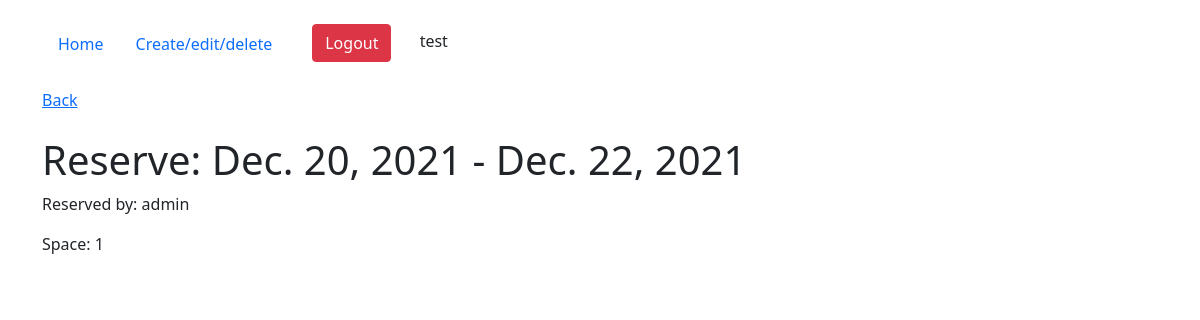
Page /detail/12 (signed in) on the committed database.
### parking_spaces/models.py (models this page shows, shortened)
class Reservation(models.Model):
    class Meta:
        verbose_name = 'Reservation'
        verbose_name_plural = 'Reservations'
    start_date = models.DateField()
    end_date = models.DateField()
    parking_space = models.ForeignKey(ParkingSpace, on_delete=models.PROTECT)
    client = models.ForeignKey(User, on_delete=models.CASCADE)

class ParkingSpace(models.Model):
    class Meta:
        verbose_name = 'Space'
        verbose_name_plural = 'Spaces'

### parking_spaces/views.py (the view)
# urls.py: path('detail/<int:pk>', HomeDetailView.as_view(), name='detail_page'),
class HomeDetailView(LoginRequiredMixin, DetailView):
    model = Reservation
    template_name = 'detail.html'
    context_object_name = 'get_reservation'

### parking_spaces/templates/detail.html
{% extends 'index.html' %}
    {% block content %}
        <p class="text-right mt-4"><a class="text-right" href="/">Back</a></p>
        <h1 class="mt-4">Reserve: {{get_reservation.start_date}} - {{get_reservation.end_date}}</h1>
        <p>Reserved by: {{get_reservation.client.username}}</p>
        <p>Space: {{get_reservation.parking_space.id}}</p>
    {% endblock %}

### parking_spaces/templates/index.html (shortened to what this page needs)
<!doctype html>
<html lang="en">
  <head>
    <link href="https://cdn.jsdelivr.net/npm/bootstrap@5.1.3/dist/css/bootstrap.min.css" rel="stylesheet">
  </head>
  <body>
    <div class="container mt-4">
        <ul class="nav nav-pills">
          <li class="nav-item">
              {% url 'home' as url_home %}
            <a class="nav-link {% if url_home == request.path %} active {% endif %}" href="{{url_home}}">Home</a>
          </li>
            {% if perms.parking_spaces.add_reservation%}
          <li class="nav-item">
              {% url 'edit_page' as url_edit %}
            <a class="nav-link {% if url_edit == request.path %} active {% endif %}" href="{{url_edit}}">Create/edit/delete</a>
          </li>
            {% endif %}
            {% if request.user.is_authenticated %}
             <li class="nav-item">
              {% url 'log_out_page' as url_log_out %}
              <button onclick="window.location.href = '{{url_log_out}}'" type = "button" class="btn btn-danger mx-4">Logout</button>
            {% endif %}
            {{request.user}}
        </ul>
    {% block content %}{% endblock %}
    </div>
  </body>
</html>

### rows in the picture
Reservation: start_date "Dec. 20, 2021", end_date "Dec. 22, 2021", client.username "admin", parking_space.id "1"

### other values in the picture
{{ request.user }} "test"
